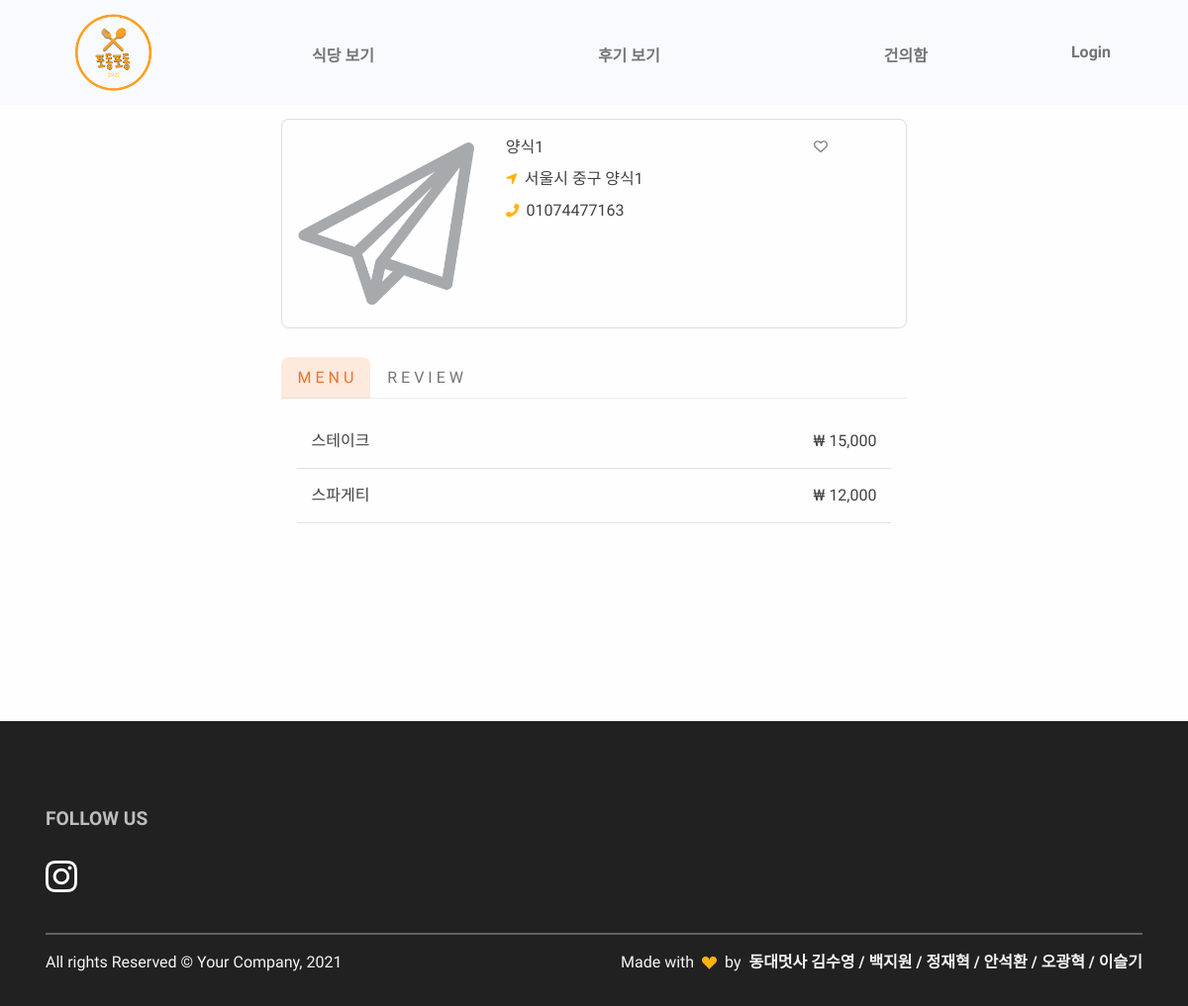
The app's page /restaurant/detail/1/ with its own data.
### restaurant/models.py (models this page shows, shortened)
class Restaurant(models.Model):
    id = models.AutoField(primary_key=True)
    category = models.ForeignKey(Category, on_delete=models.CASCADE)
    name = models.CharField(max_length=30)
    location = models.CharField(max_length=100, blank=True)
    phone_number = models.CharField(max_length=15, blank=True)
    business_hour = models.CharField(max_length=150, blank=True)
    thumbnail = models.ImageField(upload_to='images/', blank=True)
    follow_users = models.ManyToManyField(settings.AUTH_USER_MODEL, blank=True, related_name="follow_restaurants")

class FoodMenu(models.Model):
    id = models.AutoField(primary_key=True)
    restaurant = models.ForeignKey(Restaurant, on_delete=models.CASCADE)
    name = models.CharField(max_length=20)
    price = models.CharField(max_length=20)

### restaurant/views.py (the view)
# urls.py: path('detail/<int:pk>/', views.RestaurantDetailView.as_view(), name='restaurant_detail'),
class RestaurantDetailView(DetailView):
    model = Restaurant
    context_object_name = 'restaurant_detail'
    template_name = 'restaurant/restaurant.html'
    def get_context_data(self, *args, **kwargs):
        context = super().get_context_data(*args, **kwargs)
        context['restaurant'] = self.restaurant
        context['menu_list'] = FoodMenu.objects.filter(restaurant=self.restaurant)
        context['comment_list'] = Comment.objects.filter(restaurant=self.restaurant)
        return context
    def get(self, request, *args, **kwargs):
        if 'pk' in kwargs:
            self.restaurant = Restaurant.objects.get(pk=kwargs['pk'])
        return super().get(request, *args, **kwargs)

### restaurant/templates/restaurant/restaurant.html (shortened to what this page needs)
{% extends "base.html" %}
{% load static %}
{% block content %}
{% load humanize %}
<section id="testimonial">
    <div class="container">
        <div class="row h-100">
            <div class="col-lg-7 mx-auto mb-6">
                    <div class="card mb-4">
                        <div class="row g-0">
                            <div class="col-md-4">
                                {% if restaurant.thumbnail %}
                                    <img src="{{ restaurant.thumbnail.url }}" class="img-fluid rounded" width="100%">
                                {% else %}
                                    <img src="{% static 'img/gallery/logo_black.png' %}" class="img-fluid rounded" width="80%">
                                {% endif %}
                            </div>
                            <div class="col-md-7">
                                <div class="card-body">
                                    <p style="margin-bottom: 0.5em;">
                                        <span>
                                        {{ restaurant.name }}
                                        </span>
                                        <span style="margin-left: 80%;">
                                            {% with restaurant_follow_users=restaurant.follow_users.all %}
                                                {% if request.user in restaurant_follow_users %}
                                                    <a href="{% url 'restaurant:followRestaurant' restaurant.id %}">
                                                    <i class="fas fa-heart fa-sm animated delay-1s" style="color: red;"></i>
                                                    </a>
                                                {% elif user.is_authenticated %}
                                                    <a href="{% url 'restaurant:followRestaurant' restaurant.id %}">
                                                    <i class="far fa-heart fa-sm animated infinite bounce delay-1s" style="color: gray;"></i>
                                                    </a>
                                                {% else %}
                                                    <i class="far fa-heart fa-sm animated infinite bounce delay-1s" style="color: gray;"></i>
                                                {% endif %}
                                            {% endwith %}
                                        </span>
                                    </p>
                                    {% if restaurant.location %}
                                    <p style="margin-bottom: 0.5em;">
                                        <span class="text-primary fs--1 me-1">
                                            <i class="fas fa-location-arrow"></i>
                                        </span>
                                        {{ restaurant.location }}
                                    </p>
                                    {% endif %}
                                    {% if restaurant.phone_number %}
                                    <p style="margin-bottom: 0.5em;">
                                        <span class="text-primary fs--1 me-1">
                                            <i class="fas fa-phone-alt"></i>
                                        </span>
                                        {{ restaurant.phone_number }}
                                    </p>
                                    {% endif %}
                                </div>
                            </div>
                        </div>
                    </div>
                <nav>
                    <div class="nav nav-tabs" id="nav-tab" role="tablist">
                        <button class="nav-link active" id="nav-menu-tab" data-bs-toggle="tab" data-bs-target="#nav-menu" type="button" role="tab" aria-controls="nav-menu" aria-selected="true">M E N U</button>
                        <button class="nav-link" id="nav-review-tab" data-bs-toggle="tab" data-bs-target="#nav-review" type="button" role="tab" aria-controls="nav-review" aria-selected="false">R E V I E W</button>
                    </div>
                </nav>
                <div class="tab-content" id="nav-tabContent">
                    <div class="tab-pane fade show active" id="nav-menu" role="tabpanel" aria-labelledby="nav-menu-tab" style="padding : 1em;">
                        <table width="100%;">
                        {% for food in menu_list %}
                            <tr style="border-bottom: 1px solid #dee2e6;">
                                <td style="padding:15px;">{{ food.name }}</td>
                                <td style="padding:15px;" align="right">₩ {{ food.price | intcomma }}</td>
                            </tr>
                        {% endfor %}
                        </table>
                    </div>
                </div>
            </div>
        </div>
    </div>
</section>
{% endblock %}

### records on screen
Restaurant: thumbnail (picture), name "양식1", location "서울시 중구 양식1", phone_number "01074477163"
FoodMenu: name "스테이크", price "15,000"
FoodMenu: name "스파게티", price "12,000"
